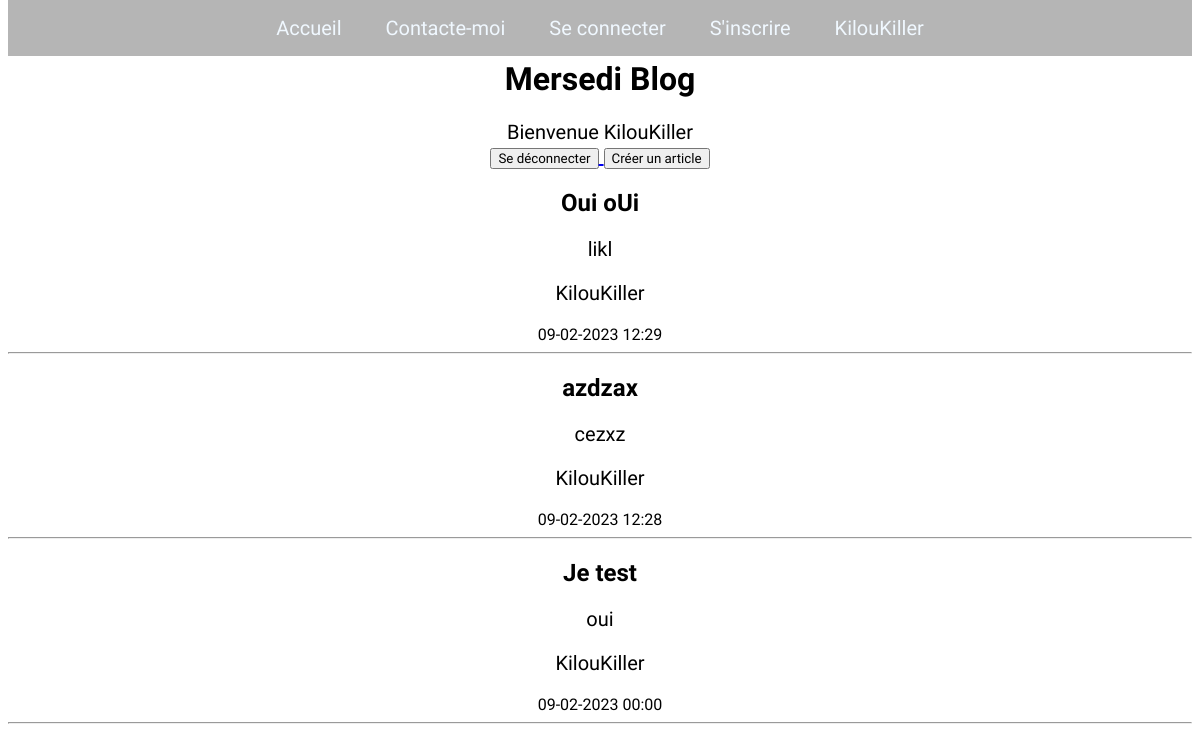
/index.php (signed in), run on the app's committed database.
### tables this page shows
CREATE TABLE `article` (
  `art_id` int(11) NOT NULL,
  `art_contenu` varchar(500) NOT NULL,
  `art_titre` varchar(500) NOT NULL,
  `idUser` int(11) NOT NULL,
  `art_date` datetime NOT NULL
);

CREATE TABLE `utilisateur` (
  `id` int(11) NOT NULL,
  `pseudo` varchar(500) NOT NULL,
  `mdp` varchar(500) NOT NULL,
  `email` varchar(100) NOT NULL
);

### index.php (the view, shortened to what this page needs)
<!DOCTYPE html>
<html>
<head>
	<link rel="stylesheet" type="text/css" href="style/index.css">
</head>
<body>
	<?php require "header.php" ?>
	<h1 id="titre">Mersedi Blog</h1>
	<?php echo "<p> Bienvenue " . $_SESSION['pseudo']; ?><br>
		<a href ="deconnexion.php">
			<button>Se déconnecter</button>
		</a>
		<a href="creer.php">
			<button>Créer un article</button>
		</a>
</body>
</html>
<?php
include "database.php";
$articles = $bdd->query('SELECT art_id as idArticle, art_contenu as contenu, art_titre as titre, utilisateur.pseudo as pseudo, art_date as date FROM article
						 inner join utilisateur on article.idUser = utilisateur.id order by date desc');
                foreach ($articles as $article):
                    ?>
                    <article>
                        <header>
                            <h1 class="titreArticle"><?php echo $article['titre']; ?></h1>
                        </header>
                        <p><?= $article['contenu']; ?></p>
                        <p><?= $article['pseudo']; ?></p>
						<?php $date = date("d-m-Y H:i", strtotime($article['date'])); ?>
						<time><?= $date ?></time>
                    </article>
                    <hr />
                <?php endforeach; ?>

### header.php (shortened to what this page needs)
<!DOCTYPE html>
<head>
	<link rel="stylesheet" type="text/css" href="style/index.css">
</head>
<body>
<nav>
		<ul>
			<li>
				<a id="navLien" href="index.php">Accueil</a>
			</li>
			<li>
				<a id="navLien" href="contact.php">Contacte-moi</a>
			</li>
			<li>
				<a id="navLien" href="connection.php">Se connecter</a>
			</li>
			<li>
				<a id="navLien" href="inscription.php">S'inscrire</a>
			</li>
			<li>
				<a href="profil.php" id="navLien"><?php echo $_SESSION['pseudo']; ?></a>
			</li>
		</ul>
	</nav>
</body>

### style/index.css (style rules this page uses)
* { text-align: center; font-family: 'Oswald', sans-serif; }
nav { text-align: center; background-color: rgba(173,173,173,0.9); margin-top: 0px; display: flex; position: sticky; top: 0; margin-top: -25px; justify-content: center; }
ul { list-style-type: none; padding: 0%; }
li { display: inline-block; padding: 0%; }
#navLien { margin: 0px; text-decoration: none; padding: 0px 20px 0px 20px; font-size: 20px; color: aliceblue; }
p { font-size: 20px; }

### data on the page
article: art_titre "Oui oUi", art_contenu "likl", utilisateur.pseudo "KilouKiller", art_date "09-02-2023 12:29"
article: art_titre "azdzax", art_contenu "cezxz", utilisateur.pseudo "KilouKiller", art_date "09-02-2023 12:28"
article: art_titre "Je test", art_contenu "oui", utilisateur.pseudo "KilouKiller", art_date "09-02-2023 00:00"

### other printed values
$_SESSION['pseudo'] "KilouKiller"
